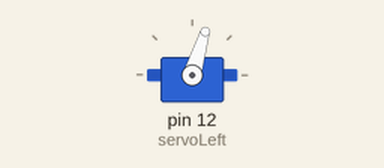
The sketch below on a simulated Arduino Uno, built with avr-gcc and run on an emulated ATmega328P. Parts: servo.

Above: at 0.1 s.
At 4.1 s:
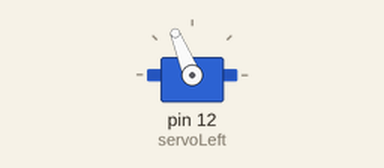
At 7.1 s:
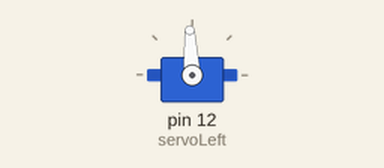
Timing chart, 0 to 8.6 s (numbered marks = the images above):
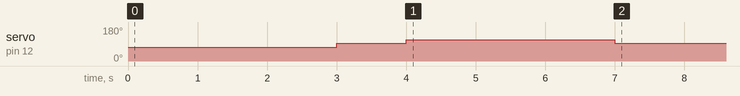

Measured:
- by itself, servo on pin 12 (servoLeft): 73° → 93° at 3.0 s, → 112° 1.0 s later, → 93° 3.0 s later

The sketch:

LeftServoTest.ino
```cpp
#include <Servo.h> //include servo library
Servo servoLeft;
void setup() { //built in initialization block
  servoLeft.attach(12); //attach right signal to pin 12

  servoLeft.writeMicroseconds(1300); //Right wheel clockwise
  delay(3000);  //...for 3 seconds

  servoLeft.writeMicroseconds(1500); //stay still
  delay(1000); //for 1 second

  servoLeft.writeMicroseconds(1700); //right wheel counter clockwise
  delay(3000); //for 3 seconds

  servoLeft.writeMicroseconds(1500); //right wheel counterclokwise
  }

void loop() { //Main loop auto-repeats
  //empt , nothing needs repeating
}
```
